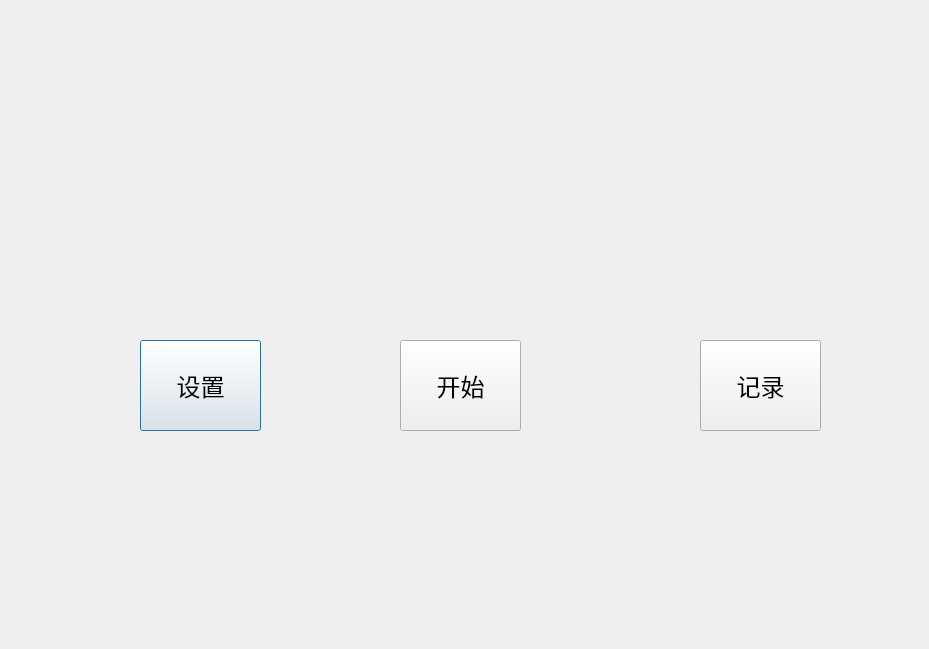
<?xml version="1.0" encoding="UTF-8"?>
<ui version="4.0">
 <class>CBejeweledDlg</class>
 <widget class="QDialog" name="CBejeweledDlg">
  <property name="geometry">
   <rect>
    <x>0</x>
    <y>0</y>
    <width>929</width>
    <height>649</height>
   </rect>
  </property>
  <property name="windowTitle">
   <string>Bejeweed3</string>
  </property>
  <property name="styleSheet">
   <string notr="true"/>
  </property>
  <widget class="QLabel" name="label">
   <property name="geometry">
    <rect>
     <x>200</x>
     <y>20</y>
     <width>541</width>
     <height>191</height>
    </rect>
   </property>
   <property name="styleSheet">
    <string notr="true">image: url(:/new/prefix1/image/baoshimizhen.png);</string>
   </property>
   <property name="text">
    <string/>
   </property>
  </widget>
  <widget class="QLabel" name="label_2">
   <property name="geometry">
    <rect>
     <x>0</x>
     <y>0</y>
     <width>929</width>
     <height>649</height>
    </rect>
   </property>
   <property name="styleSheet">
    <string notr="true">background-image: url(:/new/prefix1/image/timg.jpg);</string>
   </property>
   <property name="text">
    <string/>
   </property>
  </widget>
  <widget class="QLabel" name="start">
   <property name="geometry">
    <rect>
     <x>360</x>
     <y>300</y>
     <width>201</width>
     <height>201</height>
    </rect>
   </property>
   <property name="styleSheet">
    <string notr="true">image: url(:/new/prefix1/image/start.png);</string>
   </property>
   <property name="text">
    <string/>
   </property>
  </widget>
  <widget class="QLabel" name="config">
   <property name="geometry">
    <rect>
     <x>100</x>
     <y>300</y>
     <width>201</width>
     <height>191</height>
    </rect>
   </property>
   <property name="styleSheet">
    <string notr="true">image: url(:/new/prefix1/image/config.png);</string>
   </property>
   <property name="text">
    <string/>
   </property>
  </widget>
  <widget class="QLabel" name="score">
   <property name="geometry">
    <rect>
     <x>660</x>
     <y>300</y>
     <width>201</width>
     <height>191</height>
    </rect>
   </property>
   <property name="styleSheet">
    <string notr="true">image: url(:/new/prefix1/image/score.png);</string>
   </property>
   <property name="text">
    <string/>
   </property>
  </widget>
  <widget class="QPushButton" name="pushButton">
   <property name="geometry">
    <rect>
     <x>140</x>
     <y>340</y>
     <width>121</width>
     <height>91</height>
    </rect>
   </property>
   <property name="font">
    <font>
     <family>Adobe Devanagari</family>
     <pointsize>18</pointsize>
    </font>
   </property>
   <property name="text">
    <string>设置</string>
   </property>
  </widget>
  <widget class="QPushButton" name="pushButton_2">
   <property name="geometry">
    <rect>
     <x>400</x>
     <y>340</y>
     <width>121</width>
     <height>91</height>
    </rect>
   </property>
   <property name="font">
    <font>
     <family>Adobe Devanagari</family>
     <pointsize>18</pointsize>
    </font>
   </property>
   <property name="text">
    <string>开始</string>
   </property>
  </widget>
  <widget class="QPushButton" name="pushButton_3">
   <property name="geometry">
    <rect>
     <x>700</x>
     <y>340</y>
     <width>121</width>
     <height>91</height>
    </rect>
   </property>
   <property name="font">
    <font>
     <family>Adobe Devanagari</family>
     <pointsize>18</pointsize>
    </font>
   </property>
   <property name="text">
    <string>记录</string>
   </property>
  </widget>
  <zorder>label_2</zorder>
  <zorder>label</zorder>
  <zorder>start</zorder>
  <zorder>config</zorder>
  <zorder>score</zorder>
  <zorder>pushButton</zorder>
  <zorder>pushButton_2</zorder>
  <zorder>pushButton_3</zorder>
 </widget>
 <resources/>
 <connections>
  <connection>
   <sender>pushButton</sender>
   <signal>clicked()</signal>
   <receiver>CBejeweledDlg</receiver>
   <slot>config()</slot>
   <hints>
    <hint type="sourcelabel">
     <x>196</x>
     <y>369</y>
    </hint>
    <hint type="destinationlabel">
     <x>175</x>
     <y>224</y>
    </hint>
   </hints>
  </connection>
  <connection>
   <sender>pushButton_2</sender>
   <signal>clicked()</signal>
   <receiver>CBejeweledDlg</receiver>
   <slot>start()</slot>
   <hints>
    <hint type="sourcelabel">
     <x>461</x>
     <y>411</y>
    </hint>
    <hint type="destinationlabel">
     <x>441</x>
     <y>276</y>
    </hint>
   </hints>
  </connection>
 </connections>
 <slots>
  <slot>config()</slot>
  <slot>start()</slot>
 </slots>
</ui>
